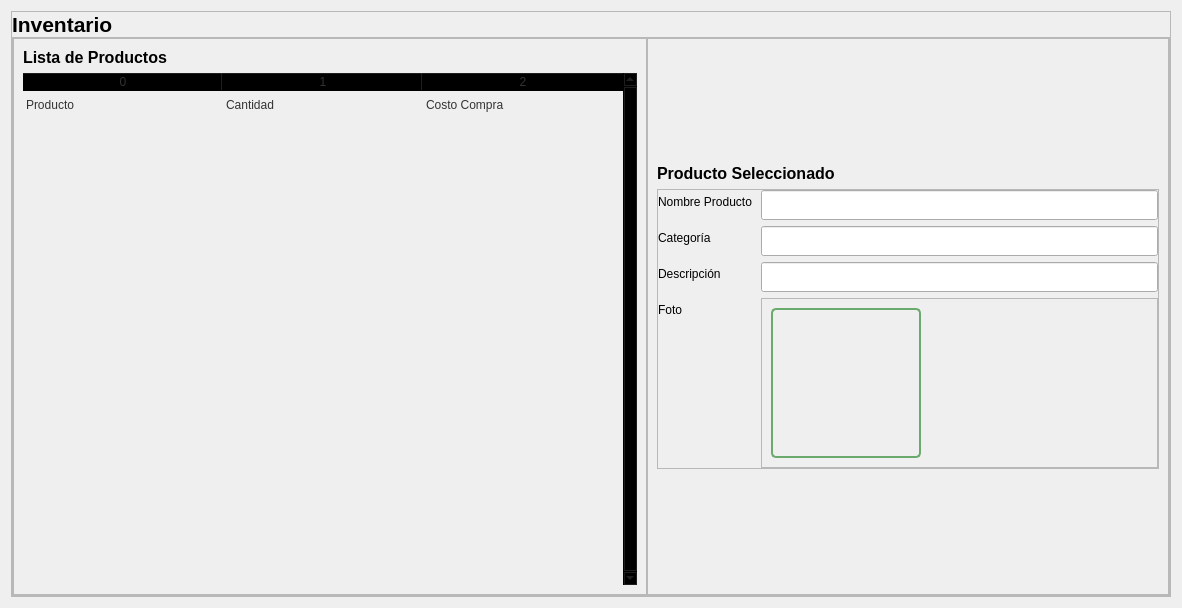
<?xml version="1.0" encoding="UTF-8"?>
<ui version="4.0">
 <class>inventario</class>
 <widget class="QWidget" name="inventario">
  <property name="geometry">
   <rect>
    <x>0</x>
    <y>0</y>
    <width>1182</width>
    <height>608</height>
   </rect>
  </property>
  <property name="windowTitle">
   <string>Form</string>
  </property>
  <layout class="QVBoxLayout" name="verticalLayout_2">
   <item>
    <widget class="QFrame" name="frame">
     <property name="frameShape">
      <enum>QFrame::StyledPanel</enum>
     </property>
     <property name="frameShadow">
      <enum>QFrame::Raised</enum>
     </property>
     <layout class="QVBoxLayout" name="verticalLayout">
      <property name="spacing">
       <number>0</number>
      </property>
      <property name="leftMargin">
       <number>0</number>
      </property>
      <property name="topMargin">
       <number>0</number>
      </property>
      <property name="rightMargin">
       <number>0</number>
      </property>
      <property name="bottomMargin">
       <number>0</number>
      </property>
      <item>
       <widget class="QLabel" name="label">
        <property name="font">
         <font>
          <pointsize>10</pointsize>
          <italic>false</italic>
          <bold>false</bold>
         </font>
        </property>
        <property name="text">
         <string>&lt;html&gt;&lt;head/&gt;&lt;body&gt;&lt;p&gt;&lt;span style=&quot; font-size:16pt; font-weight:700;&quot;&gt;Inventario&lt;/span&gt;&lt;/p&gt;&lt;/body&gt;&lt;/html&gt;</string>
        </property>
       </widget>
      </item>
      <item>
       <widget class="QFrame" name="frame_22">
        <property name="frameShape">
         <enum>QFrame::StyledPanel</enum>
        </property>
        <property name="frameShadow">
         <enum>QFrame::Raised</enum>
        </property>
        <layout class="QHBoxLayout" name="horizontalLayout_12">
         <property name="spacing">
          <number>0</number>
         </property>
         <property name="leftMargin">
          <number>0</number>
         </property>
         <property name="topMargin">
          <number>0</number>
         </property>
         <property name="rightMargin">
          <number>0</number>
         </property>
         <property name="bottomMargin">
          <number>0</number>
         </property>
         <item>
          <widget class="QFrame" name="frame_20">
           <property name="maximumSize">
            <size>
             <width>16777215</width>
             <height>16777215</height>
            </size>
           </property>
           <property name="frameShape">
            <enum>QFrame::StyledPanel</enum>
           </property>
           <property name="frameShadow">
            <enum>QFrame::Raised</enum>
           </property>
           <layout class="QVBoxLayout" name="verticalLayout_24">
            <item>
             <widget class="QLabel" name="label_14">
              <property name="font">
               <font>
                <pointsize>10</pointsize>
                <italic>false</italic>
                <bold>false</bold>
               </font>
              </property>
              <property name="text">
               <string>&lt;html&gt;&lt;head/&gt;&lt;body&gt;&lt;p&gt;&lt;span style=&quot; font-size:12pt; font-weight:700;&quot;&gt;Lista de Productos&lt;/span&gt;&lt;/p&gt;&lt;/body&gt;&lt;/html&gt;</string>
              </property>
             </widget>
            </item>
            <item>
             <widget class="QTableWidget" name="proTable">
              <property name="sizePolicy">
               <sizepolicy hsizetype="Expanding" vsizetype="Expanding">
                <horstretch>0</horstretch>
                <verstretch>0</verstretch>
               </sizepolicy>
              </property>
              <property name="palette">
               <palette>
                <active>
                 <colorrole role="WindowText">
                  <brush brushstyle="SolidPattern">
                   <color alpha="255">
                    <red>51</red>
                    <green>51</green>
                    <blue>51</blue>
                   </color>
                  </brush>
                 </colorrole>
                 <colorrole role="Button">
                  <brush brushstyle="SolidPattern">
                   <color alpha="0">
                    <red>0</red>
                    <green>0</green>
                    <blue>0</blue>
                   </color>
                  </brush>
                 </colorrole>
                 <colorrole role="Text">
                  <brush brushstyle="SolidPattern">
                   <color alpha="255">
                    <red>51</red>
                    <green>51</green>
                    <blue>51</blue>
                   </color>
                  </brush>
                 </colorrole>
                 <colorrole role="ButtonText">
                  <brush brushstyle="SolidPattern">
                   <color alpha="255">
                    <red>51</red>
                    <green>51</green>
                    <blue>51</blue>
                   </color>
                  </brush>
                 </colorrole>
                 <colorrole role="Base">
                  <brush brushstyle="NoBrush">
                   <color alpha="255">
                    <red>0</red>
                    <green>0</green>
                    <blue>0</blue>
                   </color>
                  </brush>
                 </colorrole>
                 <colorrole role="Window">
                  <brush brushstyle="SolidPattern">
                   <color alpha="0">
                    <red>0</red>
                    <green>0</green>
                    <blue>0</blue>
                   </color>
                  </brush>
                 </colorrole>
                 <colorrole role="PlaceholderText">
                  <brush brushstyle="SolidPattern">
                   <color alpha="255">
                    <red>51</red>
                    <green>51</green>
                    <blue>51</blue>
                   </color>
                  </brush>
                 </colorrole>
                </active>
                <inactive>
                 <colorrole role="WindowText">
                  <brush brushstyle="SolidPattern">
                   <color alpha="255">
                    <red>51</red>
                    <green>51</green>
                    <blue>51</blue>
                   </color>
                  </brush>
                 </colorrole>
                 <colorrole role="Button">
                  <brush brushstyle="SolidPattern">
                   <color alpha="0">
                    <red>0</red>
                    <green>0</green>
                    <blue>0</blue>
                   </color>
                  </brush>
                 </colorrole>
                 <colorrole role="Text">
                  <brush brushstyle="SolidPattern">
                   <color alpha="255">
                    <red>51</red>
                    <green>51</green>
                    <blue>51</blue>
                   </color>
                  </brush>
                 </colorrole>
                 <colorrole role="ButtonText">
                  <brush brushstyle="SolidPattern">
                   <color alpha="255">
                    <red>51</red>
                    <green>51</green>
                    <blue>51</blue>
                   </color>
                  </brush>
                 </colorrole>
                 <colorrole role="Base">
                  <brush brushstyle="NoBrush">
                   <color alpha="255">
                    <red>0</red>
                    <green>0</green>
                    <blue>0</blue>
                   </color>
                  </brush>
                 </colorrole>
                 <colorrole role="Window">
                  <brush brushstyle="SolidPattern">
                   <color alpha="0">
                    <red>0</red>
                    <green>0</green>
                    <blue>0</blue>
                   </color>
                  </brush>
                 </colorrole>
                 <colorrole role="PlaceholderText">
                  <brush brushstyle="SolidPattern">
                   <color alpha="255">
                    <red>51</red>
                    <green>51</green>
                    <blue>51</blue>
                   </color>
                  </brush>
                 </colorrole>
                </inactive>
                <disabled>
                 <colorrole role="WindowText">
                  <brush brushstyle="SolidPattern">
                   <color alpha="255">
                    <red>51</red>
                    <green>51</green>
                    <blue>51</blue>
                   </color>
                  </brush>
                 </colorrole>
                 <colorrole role="Button">
                  <brush brushstyle="SolidPattern">
                   <color alpha="0">
                    <red>0</red>
                    <green>0</green>
                    <blue>0</blue>
                   </color>
                  </brush>
                 </colorrole>
                 <colorrole role="Text">
                  <brush brushstyle="SolidPattern">
                   <color alpha="255">
                    <red>51</red>
                    <green>51</green>
                    <blue>51</blue>
                   </color>
                  </brush>
                 </colorrole>
                 <colorrole role="ButtonText">
                  <brush brushstyle="SolidPattern">
                   <color alpha="255">
                    <red>51</red>
                    <green>51</green>
                    <blue>51</blue>
                   </color>
                  </brush>
                 </colorrole>
                 <colorrole role="Base">
                  <brush brushstyle="NoBrush">
                   <color alpha="255">
                    <red>0</red>
                    <green>0</green>
                    <blue>0</blue>
                   </color>
                  </brush>
                 </colorrole>
                 <colorrole role="Window">
                  <brush brushstyle="SolidPattern">
                   <color alpha="0">
                    <red>0</red>
                    <green>0</green>
                    <blue>0</blue>
                   </color>
                  </brush>
                 </colorrole>
                 <colorrole role="PlaceholderText">
                  <brush brushstyle="SolidPattern">
                   <color alpha="255">
                    <red>51</red>
                    <green>51</green>
                    <blue>51</blue>
                   </color>
                  </brush>
                 </colorrole>
                </disabled>
               </palette>
              </property>
              <property name="frameShape">
               <enum>QFrame::NoFrame</enum>
              </property>
              <property name="verticalScrollBarPolicy">
               <enum>Qt::ScrollBarAlwaysOn</enum>
              </property>
              <property name="sizeAdjustPolicy">
               <enum>QAbstractScrollArea::AdjustToContents</enum>
              </property>
              <property name="editTriggers">
               <set>QAbstractItemView::NoEditTriggers</set>
              </property>
              <property name="selectionMode">
               <enum>QAbstractItemView::SingleSelection</enum>
              </property>
              <property name="selectionBehavior">
               <enum>QAbstractItemView::SelectRows</enum>
              </property>
              <property name="showGrid">
               <bool>true</bool>
              </property>
              <property name="gridStyle">
               <enum>Qt::SolidLine</enum>
              </property>
              <property name="sortingEnabled">
               <bool>false</bool>
              </property>
              <attribute name="horizontalHeaderVisible">
               <bool>true</bool>
              </attribute>
              <attribute name="horizontalHeaderCascadingSectionResizes">
               <bool>true</bool>
              </attribute>
              <attribute name="horizontalHeaderDefaultSectionSize">
               <number>200</number>
              </attribute>
              <attribute name="horizontalHeaderStretchLastSection">
               <bool>true</bool>
              </attribute>
              <attribute name="verticalHeaderVisible">
               <bool>false</bool>
              </attribute>
              <attribute name="verticalHeaderCascadingSectionResizes">
               <bool>false</bool>
              </attribute>
              <attribute name="verticalHeaderHighlightSections">
               <bool>false</bool>
              </attribute>
              <attribute name="verticalHeaderStretchLastSection">
               <bool>false</bool>
              </attribute>
              <row>
               <property name="text">
                <string>New Row</string>
               </property>
              </row>
              <row>
               <property name="text">
                <string>New Row</string>
               </property>
              </row>
              <row>
               <property name="text">
                <string>New Row</string>
               </property>
              </row>
              <row>
               <property name="text">
                <string>New Row</string>
               </property>
              </row>
              <row>
               <property name="text">
                <string>New Row</string>
               </property>
              </row>
              <row>
               <property name="text">
                <string>New Row</string>
               </property>
              </row>
              <row>
               <property name="text">
                <string>New Row</string>
               </property>
              </row>
              <row>
               <property name="text">
                <string>New Row</string>
               </property>
              </row>
              <row>
               <property name="text">
                <string>New Row</string>
               </property>
              </row>
              <row>
               <property name="text">
                <string>New Row</string>
               </property>
              </row>
              <row>
               <property name="text">
                <string>New Row</string>
               </property>
              </row>
              <column>
               <property name="text">
                <string>0</string>
               </property>
              </column>
              <column>
               <property name="text">
                <string>1</string>
               </property>
              </column>
              <column>
               <property name="text">
                <string>2</string>
               </property>
              </column>
              <item row="0" column="0">
               <property name="text">
                <string>Producto</string>
               </property>
              </item>
              <item row="0" column="1">
               <property name="text">
                <string>Cantidad</string>
               </property>
              </item>
              <item row="0" column="2">
               <property name="text">
                <string>Costo Compra</string>
               </property>
              </item>
             </widget>
            </item>
           </layout>
          </widget>
         </item>
         <item>
          <widget class="QFrame" name="frame_21">
           <property name="maximumSize">
            <size>
             <width>5000</width>
             <height>16777215</height>
            </size>
           </property>
           <property name="frameShape">
            <enum>QFrame::StyledPanel</enum>
           </property>
           <property name="frameShadow">
            <enum>QFrame::Raised</enum>
           </property>
           <layout class="QVBoxLayout" name="verticalLayout_3">
            <item>
             <spacer name="verticalSpacer_6">
              <property name="orientation">
               <enum>Qt::Vertical</enum>
              </property>
              <property name="sizeHint" stdset="0">
               <size>
                <width>20</width>
                <height>40</height>
               </size>
              </property>
             </spacer>
            </item>
            <item>
             <widget class="QLabel" name="label_13">
              <property name="font">
               <font>
                <pointsize>10</pointsize>
                <italic>false</italic>
                <bold>false</bold>
               </font>
              </property>
              <property name="text">
               <string>&lt;html&gt;&lt;head/&gt;&lt;body&gt;&lt;p&gt;&lt;span style=&quot; font-size:12pt; font-weight:700;&quot;&gt;Producto Seleccionado&lt;/span&gt;&lt;/p&gt;&lt;/body&gt;&lt;/html&gt;</string>
              </property>
             </widget>
            </item>
            <item>
             <widget class="QFrame" name="frame_8">
              <property name="frameShape">
               <enum>QFrame::StyledPanel</enum>
              </property>
              <property name="frameShadow">
               <enum>QFrame::Raised</enum>
              </property>
              <layout class="QFormLayout" name="formLayout_2">
               <property name="horizontalSpacing">
                <number>9</number>
               </property>
               <property name="verticalSpacing">
                <number>6</number>
               </property>
               <property name="leftMargin">
                <number>0</number>
               </property>
               <property name="topMargin">
                <number>0</number>
               </property>
               <property name="rightMargin">
                <number>0</number>
               </property>
               <property name="bottomMargin">
                <number>0</number>
               </property>
               <item row="0" column="0">
                <widget class="QLabel" name="labelVersion_47">
                 <property name="lineWidth">
                  <number>1</number>
                 </property>
                 <property name="text">
                  <string>Nombre Producto</string>
                 </property>
                 <property name="alignment">
                  <set>Qt::AlignLeading|Qt::AlignLeft|Qt::AlignVCenter</set>
                 </property>
                </widget>
               </item>
               <item row="0" column="1">
                <widget class="QLineEdit" name="proNomText">
                 <property name="minimumSize">
                  <size>
                   <width>0</width>
                   <height>30</height>
                  </size>
                 </property>
                 <property name="text">
                  <string/>
                 </property>
                 <property name="readOnly">
                  <bool>false</bool>
                 </property>
                </widget>
               </item>
               <item row="1" column="0">
                <widget class="QLabel" name="labelVersion_50">
                 <property name="lineWidth">
                  <number>1</number>
                 </property>
                 <property name="text">
                  <string>Categoría</string>
                 </property>
                 <property name="alignment">
                  <set>Qt::AlignLeading|Qt::AlignLeft|Qt::AlignVCenter</set>
                 </property>
                </widget>
               </item>
               <item row="1" column="1">
                <widget class="QLineEdit" name="proCatCombo">
                 <property name="minimumSize">
                  <size>
                   <width>0</width>
                   <height>30</height>
                  </size>
                 </property>
                 <property name="text">
                  <string/>
                 </property>
                 <property name="readOnly">
                  <bool>false</bool>
                 </property>
                </widget>
               </item>
               <item row="2" column="0">
                <widget class="QLabel" name="labelVersion_48">
                 <property name="lineWidth">
                  <number>1</number>
                 </property>
                 <property name="text">
                  <string>Descripción</string>
                 </property>
                 <property name="alignment">
                  <set>Qt::AlignLeading|Qt::AlignLeft|Qt::AlignVCenter</set>
                 </property>
                </widget>
               </item>
               <item row="2" column="1">
                <widget class="QLineEdit" name="proDesText">
                 <property name="minimumSize">
                  <size>
                   <width>0</width>
                   <height>30</height>
                  </size>
                 </property>
                 <property name="text">
                  <string/>
                 </property>
                </widget>
               </item>
               <item row="3" column="0">
                <widget class="QLabel" name="labelVersion_49">
                 <property name="lineWidth">
                  <number>1</number>
                 </property>
                 <property name="text">
                  <string>Foto</string>
                 </property>
                 <property name="alignment">
                  <set>Qt::AlignLeading|Qt::AlignLeft|Qt::AlignVCenter</set>
                 </property>
                </widget>
               </item>
               <item row="3" column="1">
                <widget class="QFrame" name="frame_3">
                 <property name="frameShape">
                  <enum>QFrame::StyledPanel</enum>
                 </property>
                 <property name="frameShadow">
                  <enum>QFrame::Raised</enum>
                 </property>
                 <layout class="QHBoxLayout" name="horizontalLayout">
                  <item>
                   <widget class="QLabel" name="proFotLabel">
                    <property name="minimumSize">
                     <size>
                      <width>150</width>
                      <height>150</height>
                     </size>
                    </property>
                    <property name="maximumSize">
                     <size>
                      <width>150</width>
                      <height>150</height>
                     </size>
                    </property>
                    <property name="styleSheet">
                     <string notr="true">/*---- QLabel  ----*/
QLabel {
    border-radius: 5px;
    border: 2px solid #6AAB6D;
}

QLabel:hover {
    border: 2px solid #3C6B4A;
}

QLabel:focus {
    border: 2px solid #FFF59D;
}

QLabel:disabled {
    border: 2px solid #808080;
}</string>
                    </property>
                    <property name="scaledContents">
                     <bool>true</bool>
                    </property>
                   </widget>
                  </item>
                  <item>
                   <spacer name="horizontalSpacer_3">
                    <property name="orientation">
                     <enum>Qt::Horizontal</enum>
                    </property>
                    <property name="sizeHint" stdset="0">
                     <size>
                      <width>40</width>
                      <height>20</height>
                     </size>
                    </property>
                   </spacer>
                  </item>
                 </layout>
                </widget>
               </item>
              </layout>
             </widget>
            </item>
            <item>
             <spacer name="verticalSpacer_8">
              <property name="orientation">
               <enum>Qt::Vertical</enum>
              </property>
              <property name="sizeHint" stdset="0">
               <size>
                <width>20</width>
                <height>40</height>
               </size>
              </property>
             </spacer>
            </item>
           </layout>
          </widget>
         </item>
        </layout>
       </widget>
      </item>
     </layout>
    </widget>
   </item>
  </layout>
 </widget>
 <resources>
  <include location="../../resources.qrc"/>
 </resources>
 <connections/>
</ui>
